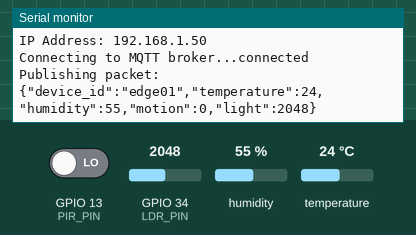
A sketch run on a simulated ESP32. Parts: the last lines printed to the serial monitor. Inputs (shaded band) come from the test bench; at power-on: humidity 55 %, GPIO 34 (LDR_PIN) = 2048, GPIO 13 (PIR_PIN) LOW, temperature 24 °C. WiFi joins after 1.5 s; servers stay silent unless stated; no MQTT or app messages arrive unless stated.

Above: at 2.7 s.
2.8 s: humidity set to 22 %
At 3.9 s:
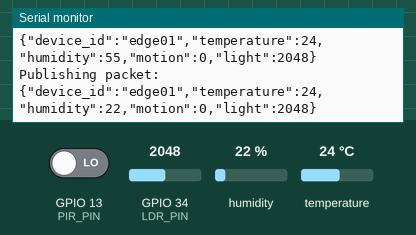
5.5 s: GPIO 34 (LDR_PIN) set to 2866
At 7.0 s:
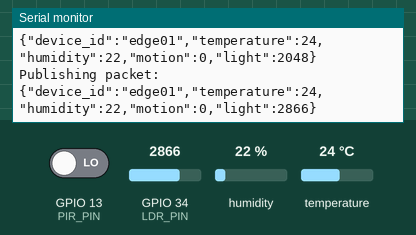
8.2 s: GPIO 13 (PIR_PIN) driven HIGH
At 10.6 s:
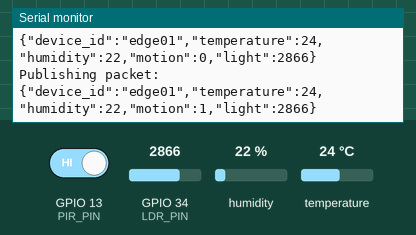
10.9 s: temperature set to 12 °C
At 12.6 s:
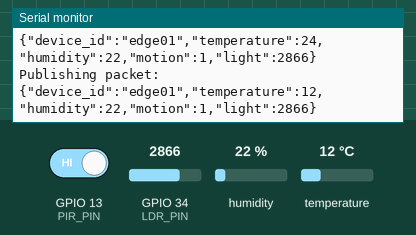
13.6 s: GPIO 34 (LDR_PIN) set to 3603
At 14.4 s:
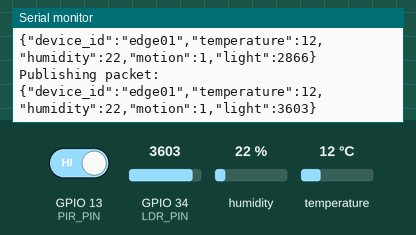
16.3 s: GPIO 13 (PIR_PIN) driven LOW
At 18.1 s:
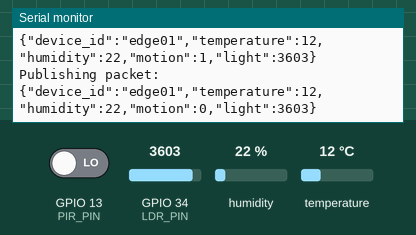
Timing chart, 0 to 19.6 s (numbered marks = the images above; inputs shaded):
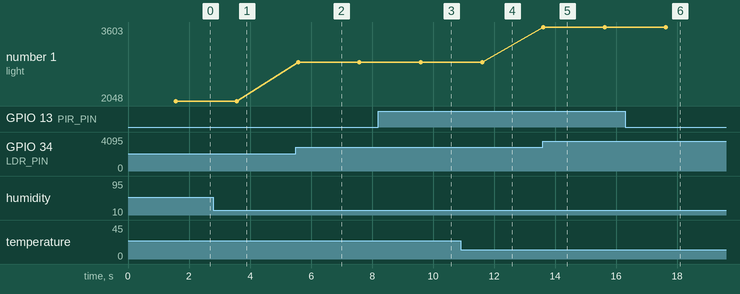

The sketch:

sketch.ino
```cpp
#include <WiFi.h>
#include <PubSubClient.h>
#include <ArduinoJson.h>
#include "DHT.h"

const char* ssid = "Wokwi-GUEST";
const char* password = "";

const char* mqtt_server = "broker.hivemq.com";
const int mqtt_port = 1883;
const char* mqtt_topic = "fog/edge01/sensors";

#define DHTPIN 15
#define DHTTYPE DHT22
#define PIR_PIN 13
#define LDR_PIN 34

DHT dht(DHTPIN, DHTTYPE);

WiFiClient espClient;
PubSubClient client(espClient);

void connectWiFi() {

  Serial.print("Connecting to WiFi");

  WiFi.begin(ssid, password);

  while (WiFi.status() != WL_CONNECTED) {
    delay(500);
    Serial.print(".");
  }

  Serial.println("\nWiFi connected");
  Serial.print("IP Address: ");
  Serial.println(WiFi.localIP());
}

void connectMQTT() {

  client.setServer(mqtt_server, mqtt_port);

  while (!client.connected()) {

    Serial.print("Connecting to MQTT broker...");

    if (client.connect("edge01")) {

      Serial.println("connected");

    } else {

      Serial.print("failed, retrying...");
      delay(2000);

    }
  }
}

void initSensors() {

  pinMode(PIR_PIN, INPUT);
  dht.begin();
}

void readSensors(float &temperature,
                 float &humidity,
                 int &motion,
                 int &light) {

  temperature = dht.readTemperature();
  humidity = dht.readHumidity();

  motion = digitalRead(PIR_PIN);
  light = analogRead(LDR_PIN);
}

String createPacket(float temperature,
                    float humidity,
                    int motion,
                    int light) {

  StaticJsonDocument<200> doc;

  doc["device_id"] = "edge01";
  doc["temperature"] = temperature;
  doc["humidity"] = humidity;
  doc["motion"] = motion;
  doc["light"] = light;

  String payload;
  serializeJson(doc, payload);

  return payload;
}

void publishSensorData() {

  float temperature, humidity;
  int motion, light;

  readSensors(temperature, humidity, motion, light);

  String payload = createPacket(temperature, humidity, motion, light);

  Serial.println("\nPublishing packet:");
  Serial.println(payload);

  client.publish(mqtt_topic, payload.c_str());
}

void setup() {

  Serial.begin(115200);

  connectWiFi();
  initSensors();
  connectMQTT();
}

void loop() {

  if (!client.connected()) {
    connectMQTT();
  }

  client.loop();

  publishSensorData();

  delay(2000);
}
```

Measured:
- after the input at 2.8 s, the serial monitor: prints a new line after 0.77 s (image 1)
- after the input at 5.5 s, the serial monitor: prints a new line after 0.08 s (image 2)
- after the input at 8.2 s, the serial monitor: prints a new line after 1.4 s (image 3)
- after the input at 10.9 s, the serial monitor: prints a new line after 0.70 s (image 4)
- after the input at 13.6 s, the serial monitor: prints a new line at once (image 5)
- after the input at 16.3 s, the serial monitor: prints a new line after 1.3 s (image 6)
- plotted number 1: 2048 → 2866 after the input at 5.5 s, 2866 → 3603 after the input at 13.6 s
